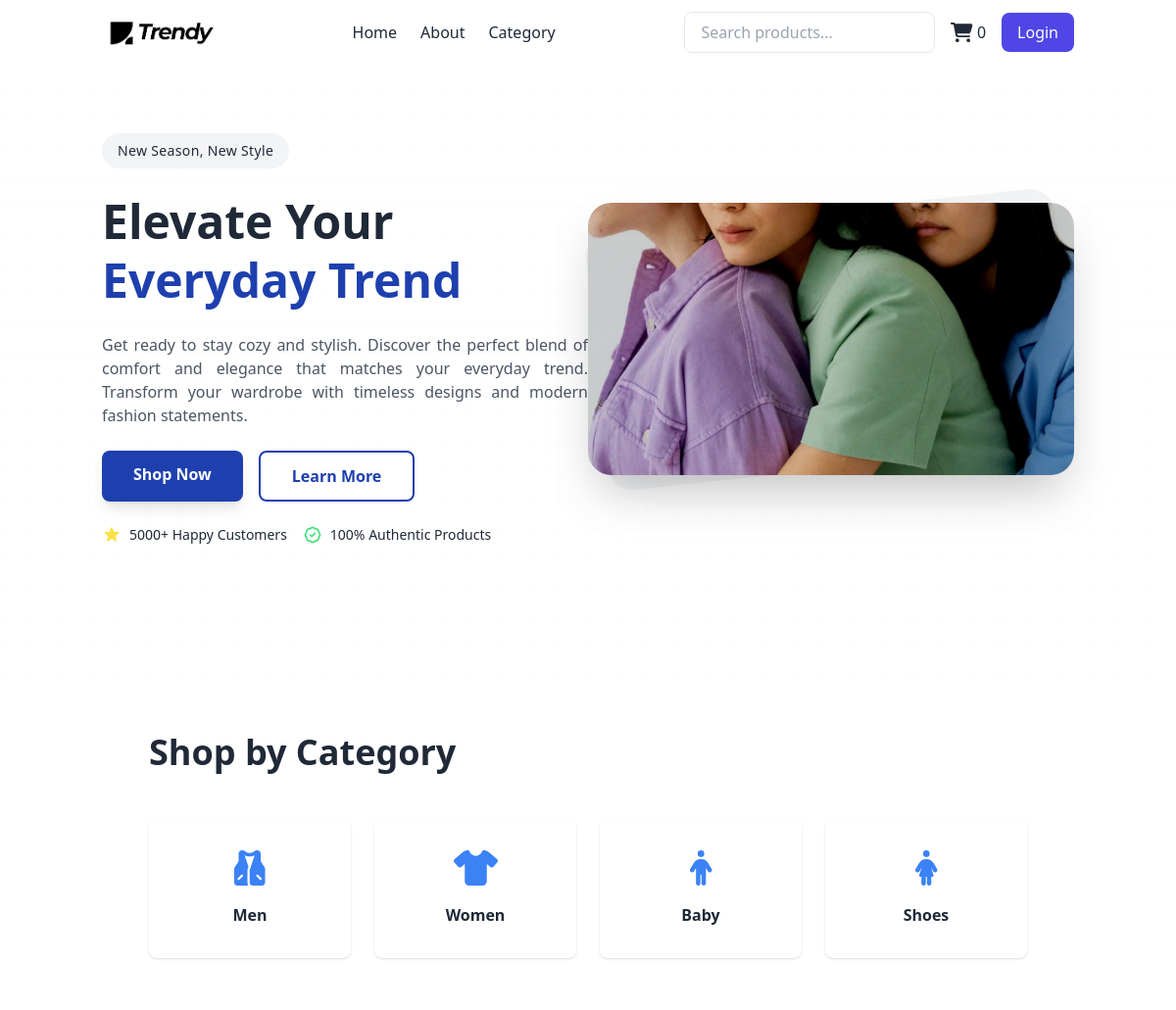
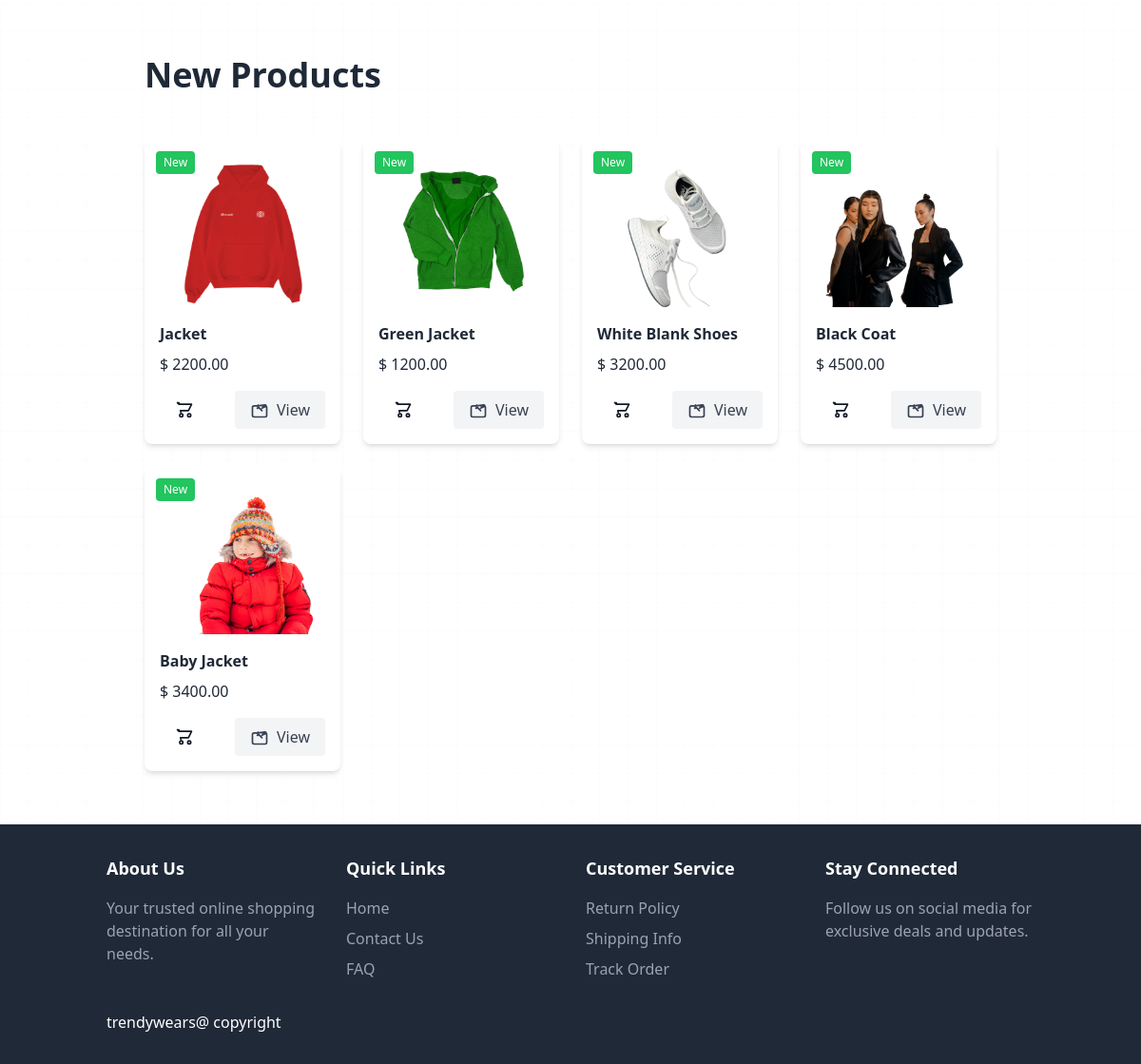
The page / on the database its author committed (2 pictures, top to bottom).
### store/models.py (models this page shows, shortened)
class Product(models.Model):
    name=models.CharField(max_length=100)
    price=models.DecimalField(default=0,decimal_places=2,max_digits=6)
    Category=models.ForeignKey(Category,on_delete=models.CASCADE,default=1)
    description=models.CharField(max_length=250,default='',blank=True,null=True)
    image=models.ImageField(upload_to='uploads/product/')
    is_sale=models.BooleanField(default=False)
    sale_price=models.DecimalField(default=0,decimal_places=2,max_digits=6)
    created_at = models.DateField(default=timezone.now)  # Using timezone.now() here
    @property
    def is_new(self):
        return timezone.now().date() - self.created_at <= timedelta(days=7)

### store/views.py (the view)
# urls.py: path('',views.home, name='home'),
def home(request):
    products=Product.objects.all()
    return render(request ,'home.html',{'products':products})

### store/models.py (called while the page is built)
    def __str__(self):
        return self.name  # Returns category name as string

### store/templates/home.html (shortened to what this page needs)
{% extends "base.html" %}
{% load static %}
{% block content %}
<section id="home" class="relative bg-white text-gray-800 py-14 overflow-hidden">
    <div class="container mx-auto px-4 py-20 relative z-10 flex flex-col md:flex-row items-center justify-between space-y-10 md:space-y-0">
        <div class="md:w-1/2 text-center md:text-left mb-10 md:mb-0 space-y-6">
            <div class="inline-block bg-gray-100 px-4 py-2 rounded-full text-sm tracking-wide">
                New Season, New Style
            </div>
            <h2 class="text-5xl font-extrabold mb-4 leading-tight">
                Elevate Your <br />
                <span class="text-blue-800">Everyday Trend</span>
            </h2>
            <p class="text-l mb-6 text-gray-600 text-justify">
                Get ready to stay cozy and stylish. Discover the perfect blend of
                comfort and elegance that matches your everyday trend.
                Transform your wardrobe with timeless designs and
                modern fashion statements.
            </p>
            <div class="flex space-x-4 justify-center md:justify-start">
                <a href="#products" class="bg-blue-800 text-white px-8 py-3 rounded-lg hover:bg-blue-700 transition font-semibold shadow-lg">
                    Shop Now
                </a>
                <a href="#" class="bg-transparent border-2 border-blue-800 text-blue-800 px-8 py-3 rounded-lg hover:bg-blue-50 transition font-semibold">
                    Learn More
                </a>
            </div>
            <div class="mt-8 flex items-center justify-center md:justify-start space-x-4 text-sm">
                <div class="flex items-center">
                    <span>5000+ Happy Customers</span>
                </div>
                <div class="flex items-center">
                    <span>100% Authentic Products</span>
                </div>
            </div>
        </div>
        <div class="md:w-1/2 flex justify-center">
            <div class="relative">
                <img src="{% static 'assests/banner.jpg' %}" alt="Winter Clothing" class="relative z-10 rounded-3xl shadow-2xl transform hover:scale-105 transition-transform duration-300">
            </div>
        </div>
    </div>
</section>
<section id="categories" class="relative bg-white text-gray-800 py-14 overflow-hidden">
    <div class="container mx-auto px-6 lg:px-16">
        <div class="text-left mb-12">
            <h2 class="text-xl font-bold text-gray-800 sm:text-4xl">
                Shop by Category
            </h2>
        </div>
        <div class="grid grid-cols-2 md:grid-cols-4 gap-6">
            <a href="{% url 'category' 'men' %}" class="block">
                <div class="bg-white p-8 rounded-lg shadow hover:shadow-lg transition-shadow cursor-pointer text-center">
                    <i class="fas fa-vest text-4xl text-blue-500 mb-4"></i>
                    <h3 class="font-semibold text-gray-800">Men</h3>
                </div>
            </a>
            <a href="{% url 'category' 'women' %}" class="block">
            <div class="bg-white p-8 rounded-lg shadow hover:shadow-lg transition-shadow cursor-pointer text-center">
                <i class="fas fa-tshirt text-4xl text-blue-500 mb-4"></i>
                <h3 class="font-semibold text-gray-800">Women</h3>
            </div>
            </a>
            <a href="{% url 'category' 'baby' %}" class="block">
            <div class="bg-white p-8 rounded-lg shadow hover:shadow-lg transition-shadow cursor-pointer text-center">
                <i class="fas fa-male text-4xl text-blue-500 mb-4"></i>
                <h3 class="font-semibold text-gray-800">Baby</h3>
            </div>
            </a>
            <a href="{% url 'category' 'shoes' %}" class="block">
            <div class="bg-white p-8 rounded-lg shadow hover:shadow-lg transition-shadow cursor-pointer text-center">
                <i class="fas fa-female text-4xl text-blue-500 mb-4"></i>
                <h3 class="font-semibold text-gray-800">Shoes</h3>
            </div>
            </a>
        </div>
    </div>
</section>
<section id="products" class="relative bg-white text-gray-800 py-14 overflow-hidden">
    <div class="absolute inset-0 bg-pattern opacity-10"></div>
    <div class="container mx-auto px-6 lg:px-16">
        <div class="text-left mb-12">
            <h2 class="text-xl font-bold text-gray-800 sm:text-4xl">
                New Products
            </h2>
        </div>
        <div class="grid md:grid-cols-4 gap-6" id="featuredProducts">
            {% for product in products %}
                <div class="bg-white p-4 rounded-lg shadow-md product-hover relative">
                    <img src="{{ product.image.url }}" alt="{{ product.name }}" class="w-full h-40 object-cover mb-4 rounded">
                    {% if product.is_new %}
                        <span class="absolute top-3 left-3 bg-green-500 text-white text-xs px-2 py-1 rounded">New</span>
                    {% endif %}
                    <h3 class="font-bold text-l mb-2">{{ product.name }}</h3>
                    <p class="text-gray-800 mb-4">$ {{ product.price }}</p>
                    <div class="flex justify-between items-center">
                        <button
                            class="text-gray-900 px-4 py-2 rounded hover:text-blue-600 flex items-center gap-2"
                             onclick="addToCart('{{ product.id }}')"
                        >
                            <svg xmlns="http://www.w3.org/2000/svg" class="h-5 w-5" fill="none" viewBox="0 0 24 24" stroke="currentColor">
                                <path stroke-linecap="round" stroke-linejoin="round" stroke-width="2" d="M3 3h2l.4 2M7 13h10l4-8H5.4m-.4 0L3 3m4 10l.4 2m.6 6a2 2 0 100-4 2 2 0 000 4zm10 0a2 2 0 100-4 2 2 0 000 4z" />
                            </svg>
                        </button>
                        <a
                            href="/product/{{ product.id }}"
                            class="bg-gray-100 text-gray-700 px-4 py-2 rounded hover:bg-gray-200 flex items-center gap-2"
                        >
                            View
                        </a>
                    </div>
                </div>
            {% endfor %}
        </div>
    </section>
{% endblock %}

### store/templates/home.html (style rules this page uses)
.bg-pattern { background-image: linear-gradient(to right, rgba(0,0,0,0.1) 1px, transparent 1px), linear-gradient(to bottom, rgba(0,0,0,0.1) 1px, transparent 1px); background-size: 30px 30px; }

### rows shown on the page
Product: image (picture), created_at "New", name "Jacket", price "2200.00"
Product: image (picture), created_at "New", name "Green Jacket", price "1200.00"
Product: image (picture), created_at "New", name "White Blank Shoes", price "3200.00"
Product: image (picture), created_at "New", name "Black Coat", price "4500.00"
Product: image (picture), created_at "New", name "Baby Jacket", price "3400.00"
